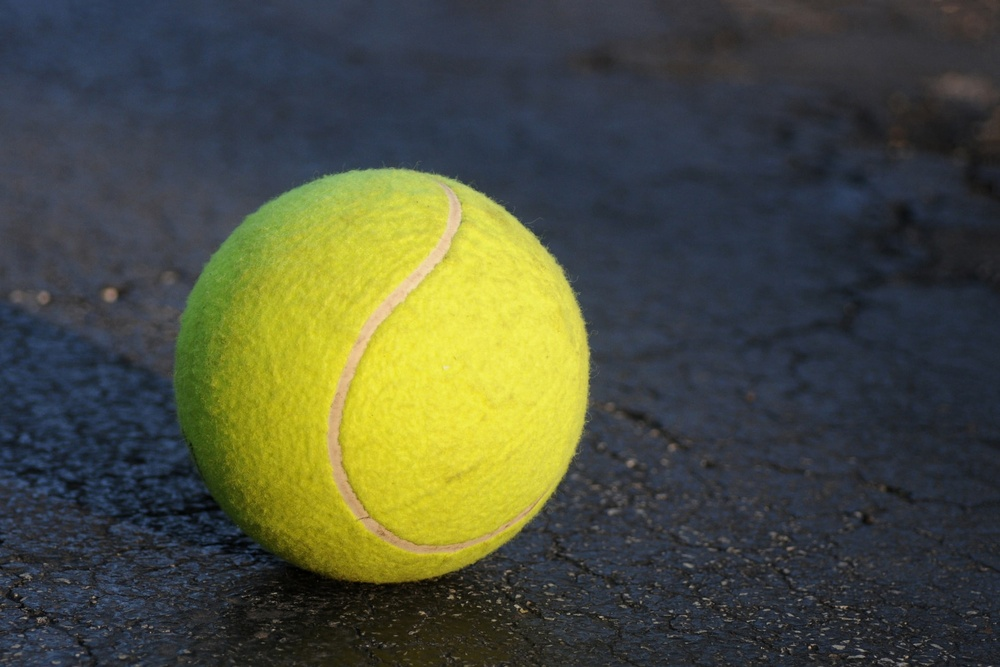
#> input picture OpenCV/tenis.jpg, 1000 x 667 px, shrunk from 1920 x 1280 before the run
$ python 'Resimi_siyah_yapıp_tenis_topunu_çıkarma.py'
#> lines starting #> are read from the running program, lines starting #| are printed output that depends on the picture; after the words box and inside, x2 and y2 are one past the last pixel; in counts of white or black regions, pixels touching at a corner belong together
import cv2

img = cv2.imread("tenis.jpg")
#> img is the input picture: shape (667, 1000, 3); mean B, G, R 61.4, 79.8, 75.8
#resmi okuduk

img_gray = cv2.cvtColor(img,cv2.COLOR_BGR2GRAY)
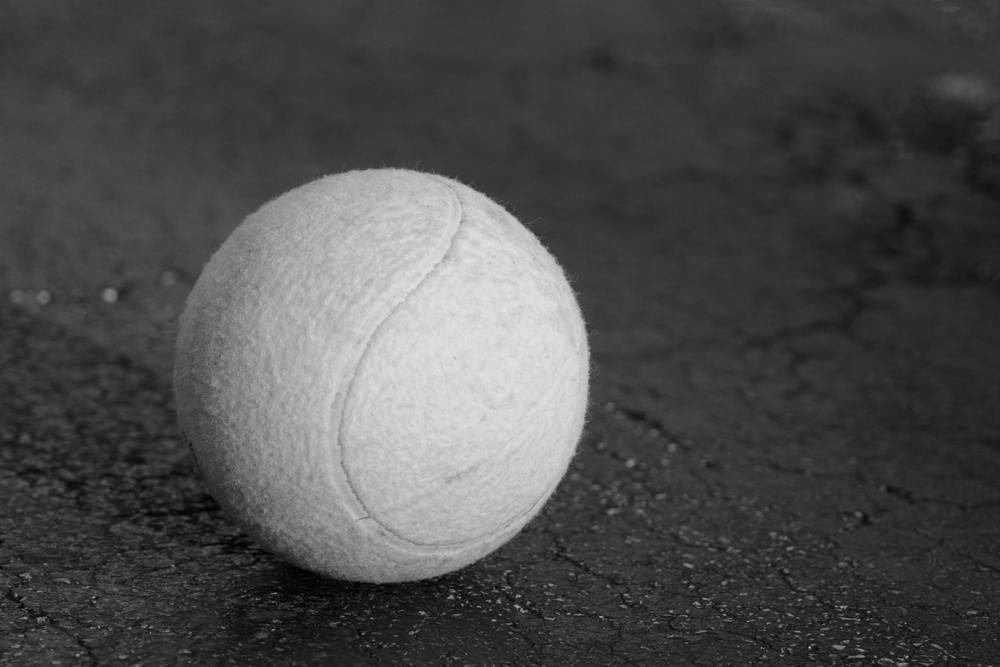
#> img_gray: shape (667, 1000); min 0, max 228, mean 76.5
#resmi convert yani ctvColor komutuyla griye döndürük

cv2.namedWindow("resim",cv2.WINDOW_NORMAL)
#ekranı ayarlayabilmek için window normal verdik

ret,mask = cv2.threshold(img_gray,150,255,cv2.THRESH_BINARY)
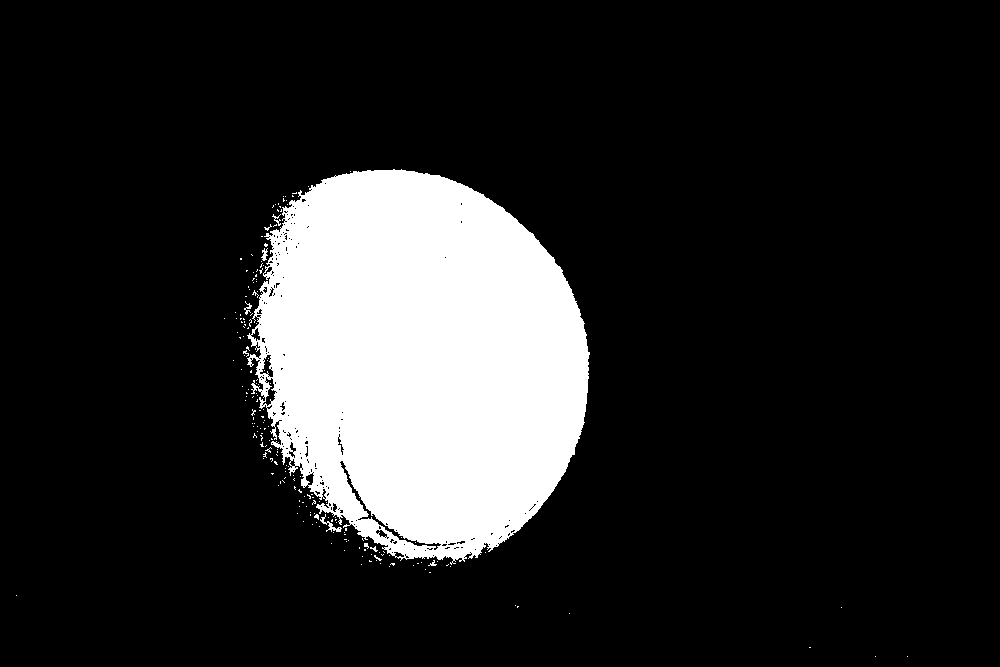
#> mask: shape (667, 1000); 15.2% white; 198 white regions (191 under 20 px), largest, box (x1, y1, x2, y2) and area: (247, 169, 590, 565) 100559, (320, 514, 342, 532) 97, (261, 248, 268, 261) 48
#resmi 1 ve 0 lardan oluşturduk.

cv2.imshow("resim",mask)
#resimi gösterttim

cv2.waitKey(0)
#kapanmasın diye 0 verdim

cv2.destroyAllWindows()

$ run again, with OpenCV/family.jpg copied over OpenCV/tenis.jpg
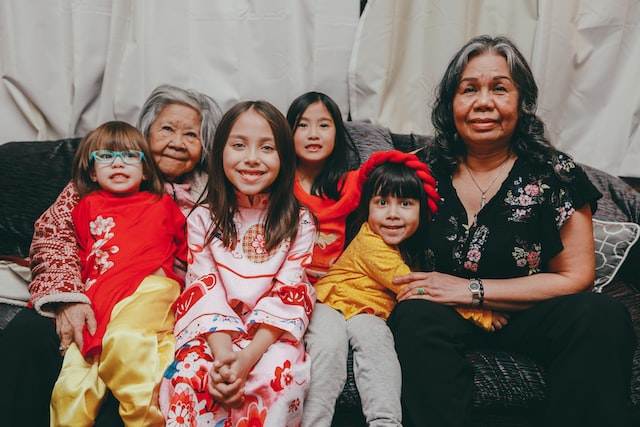
#> input picture OpenCV/family.jpg, 640 x 427 px
#> img is the input picture: shape (427, 640, 3); mean B, G, R 99.1, 107.2, 130.2
#> `img_gray = cv2.cvtColor(img,cv2.COLOR_BGR2GRAY)`:
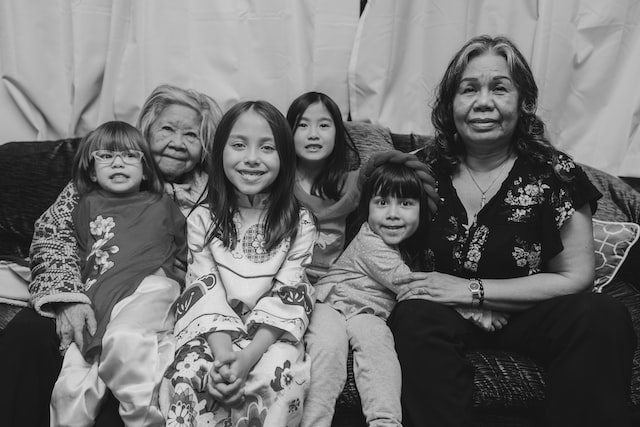
#> img_gray: shape (427, 640); min 0, max 235, mean 113.2
#> `ret,mask = cv2.threshold(img_gray,150,255,cv2.THRESH_BINARY)`:
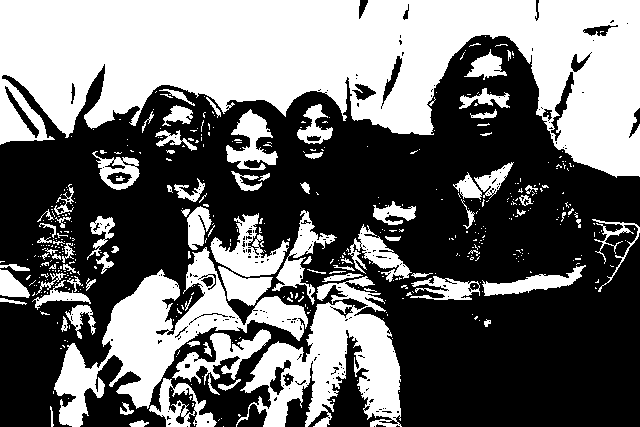
#> mask: shape (427, 640); 43.1% white; 471 white regions (382 under 20 px), largest, box (x1, y1, x2, y2) and area: (0, 0, 640, 178) 67936, (54, 247, 308, 427) 12664, (236, 276, 402, 427) 11292

$ run again, with OpenCV/family1.jpg copied over OpenCV/tenis.jpg
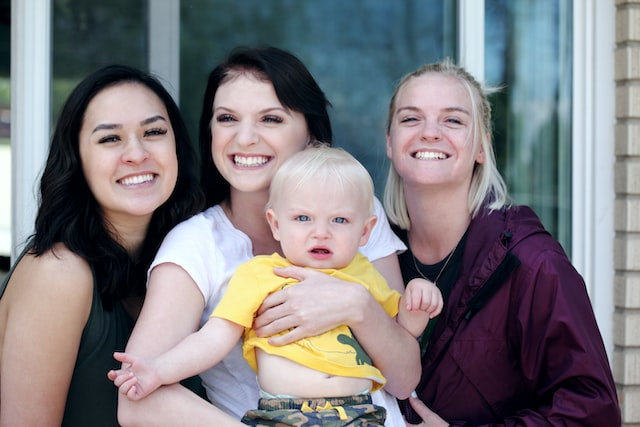
#> input picture OpenCV/family1.jpg, 640 x 427 px
#> img is the input picture: shape (427, 640, 3); mean B, G, R 126.6, 122.8, 126.1
#> `img_gray = cv2.cvtColor(img,cv2.COLOR_BGR2GRAY)`:
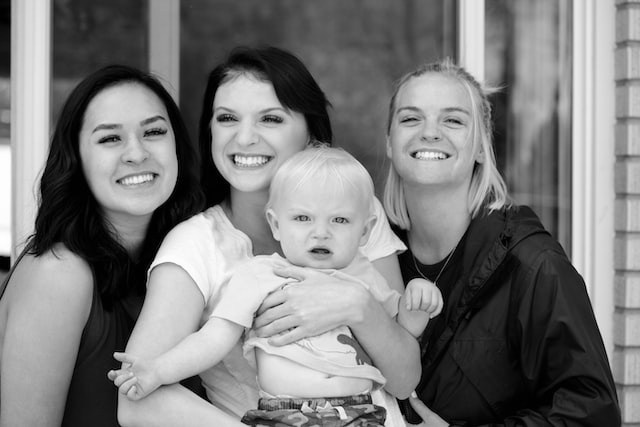
#> img_gray: shape (427, 640); min 0, max 255, mean 124.2
#> `ret,mask = cv2.threshold(img_gray,150,255,cv2.THRESH_BINARY)`:
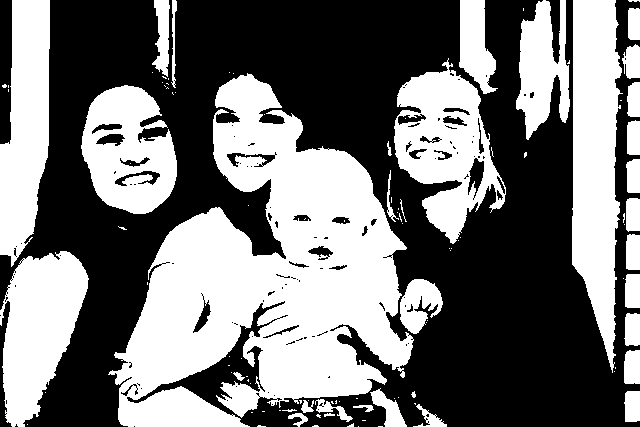
#> mask: shape (427, 640); 45.7% white; 108 white regions (73 under 20 px), largest, box (x1, y1, x2, y2) and area: (108, 73, 414, 427) 56404, (572, 0, 623, 373) 13664, (394, 58, 506, 244) 10420

$ run again, with OpenCV/family2.jpg copied over OpenCV/tenis.jpg
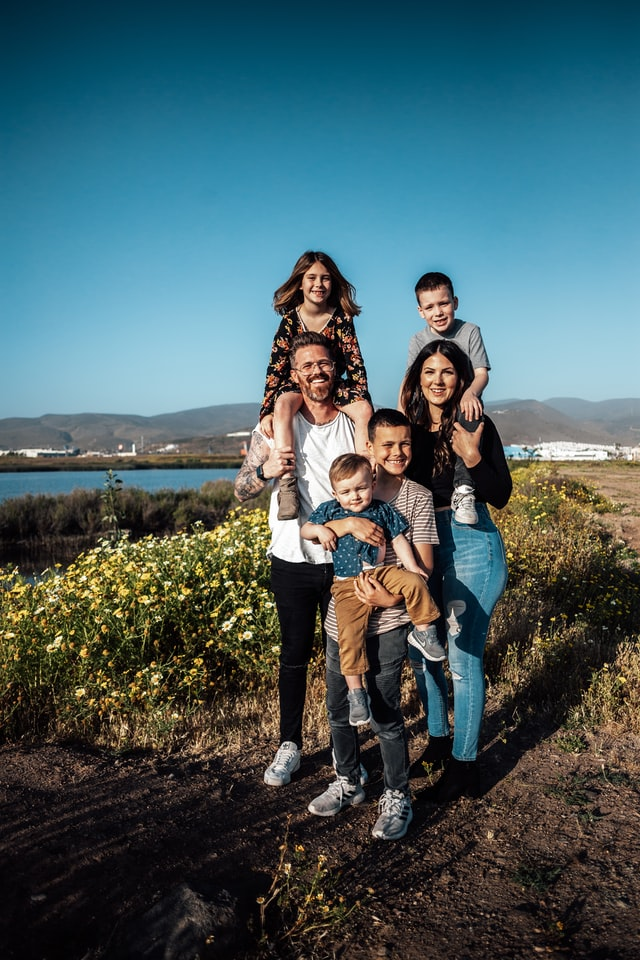
#> input picture OpenCV/family2.jpg, 640 x 960 px
#> img is the input picture: shape (960, 640, 3); mean B, G, R 98.1, 94, 70.9
#> `img_gray = cv2.cvtColor(img,cv2.COLOR_BGR2GRAY)`:
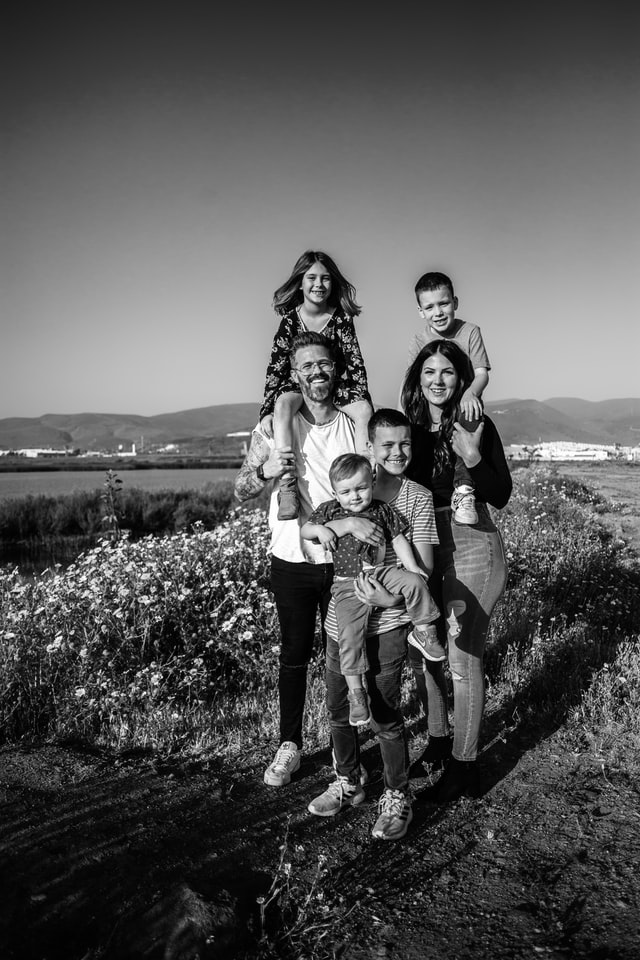
#> img_gray: shape (960, 640); min 0, max 255, mean 87.6
#> `ret,mask = cv2.threshold(img_gray,150,255,cv2.THRESH_BINARY)`:
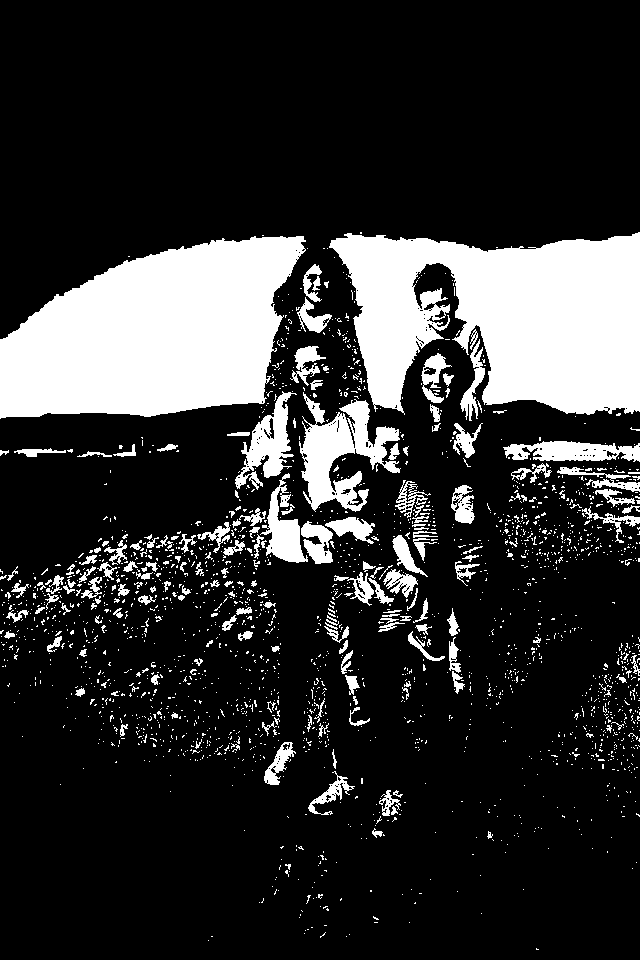
#> mask: shape (960, 640); 19.1% white; 2204 white regions (2018 under 20 px), largest, box (x1, y1, x2, y2) and area: (329, 232, 640, 415) 39935, (0, 236, 306, 419) 39790, (299, 392, 401, 512) 5548
